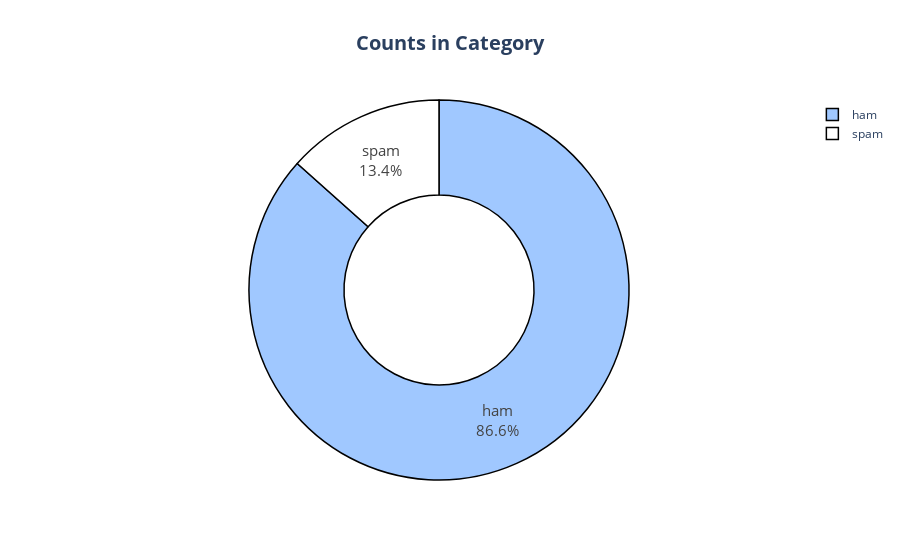

Write notebook code for a chart like this one.
### Code cell
fig = px.pie(df, names = "Category",
             title = "<b>Counts in Category</b>",             
             color_discrete_sequence=px.colors.sequential.Blackbody_r,             
             hole = 0.5)

fig.update_layout(title_x = 0.5,
                  title_font = dict(size = 20))

fig.update_traces(textposition='inside',
                  textinfo='percent+label',    
                  textfont_size=15,                  
                  marker=dict(line=dict(color='#000000', width = 1.5)))


fig.show()

### Figure 1 — Plotly figure (JSON) as saved in the notebook; plotly's stock layout.template omitted (floating-point values rounded to 4 significant figures; data arrays with more than 128 entries replaced by an {"elided": "..."} marker saying what was removed)
{"data": [{"domain": {"x": [0, 1], "y": [0, 1]}, "hole": 0.5, "hovertemplate": "Category=%{label}<extra></extra>", "labels": {"elided": "5572 str values"}, "legendgroup": "", "marker": {"line": {"color": "#000000", "width": 1.5}}, "name": "", "showlegend": true, "textfont": {"size": 15}, "textinfo": "percent+label", "textposition": "inside", "type": "pie"}], "layout": {"legend": {"tracegroupgap": 0}, "piecolorway": ["rgb(160,200,255)", "rgb(255,255,255)", "rgb(230,210,0)", "rgb(230,0,0)", "rgb(0,0,0)"], "title": {"font": {"size": 20}, "text": "<b>Counts in Category</b>", "x": 0.5}}}
